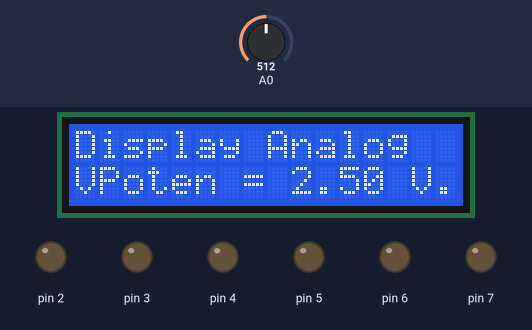
Simulated run of this sketch. Board: Arduino Uno, built with avr-gcc and run on an emulated ATmega328P. Shown: 16×2 character LCD, output pins drawn as LEDs (lit = HIGH). The test bench sets the inputs (shaded band); at power-on: A0 = 512. What the sketch prints to the serial monitor is not drawn.

Above: at 1.2 s.
1.3 s: A0 set to 716
At 1.7 s:
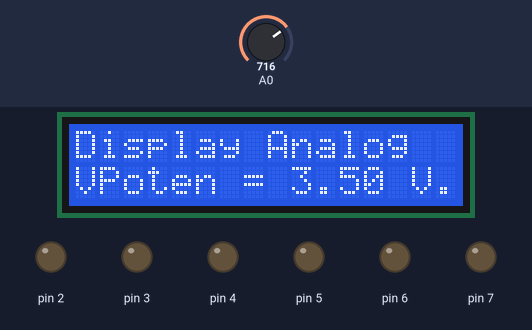
2.8 s: A0 set to 900
At 3.3 s:
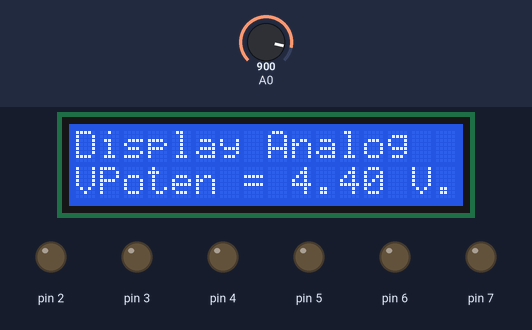
4.3 s: A0 set to 1023
At 5.6 s:
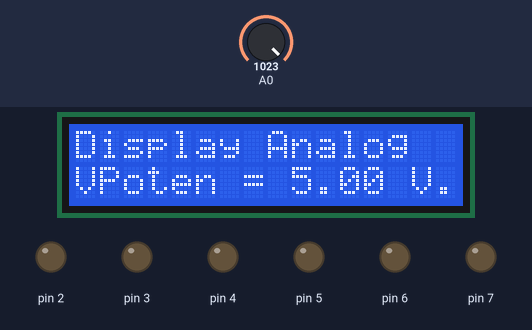
Timing chart, 0 to 7.3 s (numbered marks = the images above; inputs shaded):
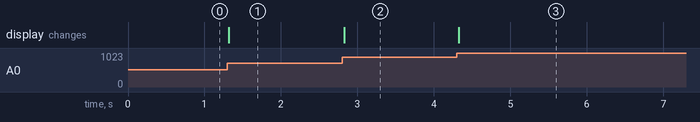

The sketch:

lab10-checkpoint2.ino
```cpp
#include <LiquidCrystal.h>
LiquidCrystal lcd(8, 9, 10, 11, 12, 13); // RS,E,D4,D5,D6,D7

uint16_t x;
float v;

void setup() {
  DIDR0 = 0b00111111; // disable buffer  adc0-adc5
  DDRD =  0xFF;
  DDRC =  0x00;

  // ADMUX[7:6] = 01; (REFS1)(REFS0) ref AVCC
  // ADMUX[5] = 0; (ADLAR) right align 2 bit high - 8 bit low ADCH:ADCL
  // ADMUX[3:0] = 0000; (MUX3210) use ADC0
  ADMUX = 0b01000000;

  // ADCSRA[7] = 1; (ADEN) Enable ADC
  // ADCSRA[6] = 0; (ADSC) disable start
  // ADCSRA[5] = 0; (ADSC) disable auto trigger
  // ADCSRA[4] = 0; (ADIF) interrupt flag
  // ADCSRA[3] = 0; (ADIE) set interrupt disable
  // ADCSRA[2:0] = 111; (ADSP) [210] division factor /128
  ADCSRA = 0b10000111;

  Serial.begin(9600);
  lcd.begin(16, 2);
  lcd.clear();
}

void loop() {

  ADCSRA |= (1<<ADSC);          // ADSC=1 start convert
  while( !(ADCSRA & (1<<ADIF)) ) {
    // do nothing
  }
  x = ADC;
  ADCSRA |= (1<<ADIF);    // reset interrupt flag

  v = ((float)x / 1023) * 5;

  Serial.print("Voltage: ");
  Serial.print(v);
  Serial.println("V");

  lcd.setCursor(0, 0);
  lcd.print("Display Analog");

  lcd.setCursor(0, 1);
  lcd.print("VPoten = ");
  lcd.print(v);
  lcd.print(" V.");

//  delay(250);
}
```

Measured:
- after the input at 1.3 s, the display: changes at once (image 1)
- after the input at 2.8 s, the display: changes at once (image 2)
- after the input at 4.3 s, the display: changes at once (image 3)
